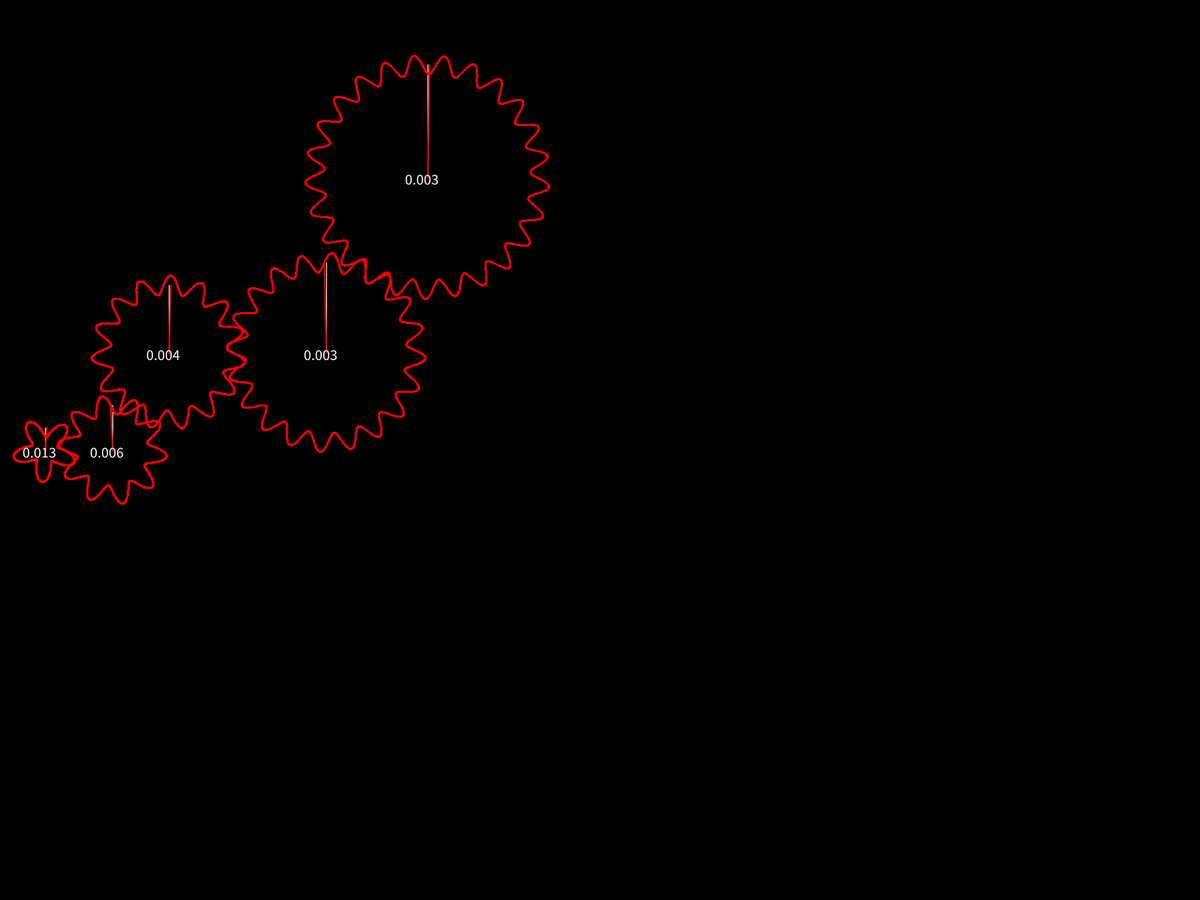
Frame 1 (no input)
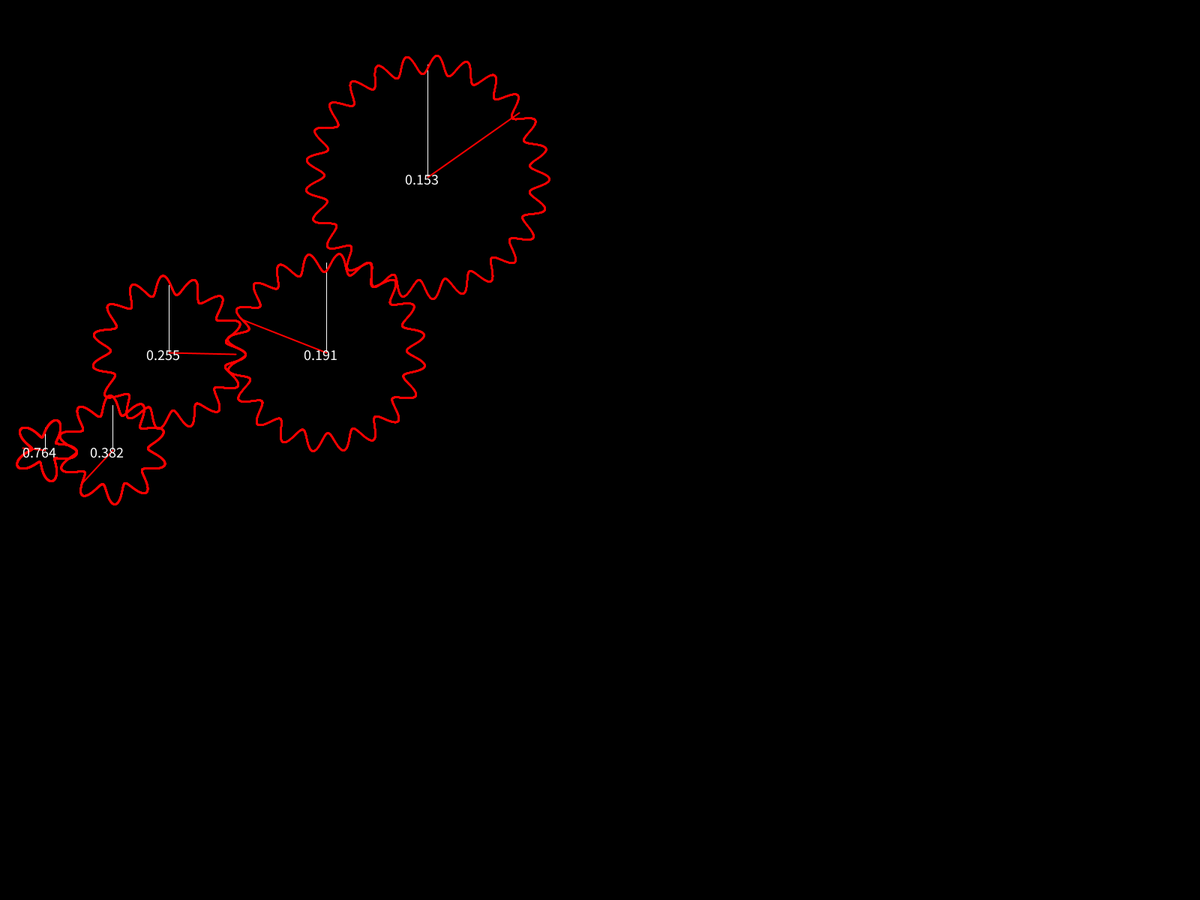
Frame 60 (the mouse pressed at the canvas centre just before this capture)
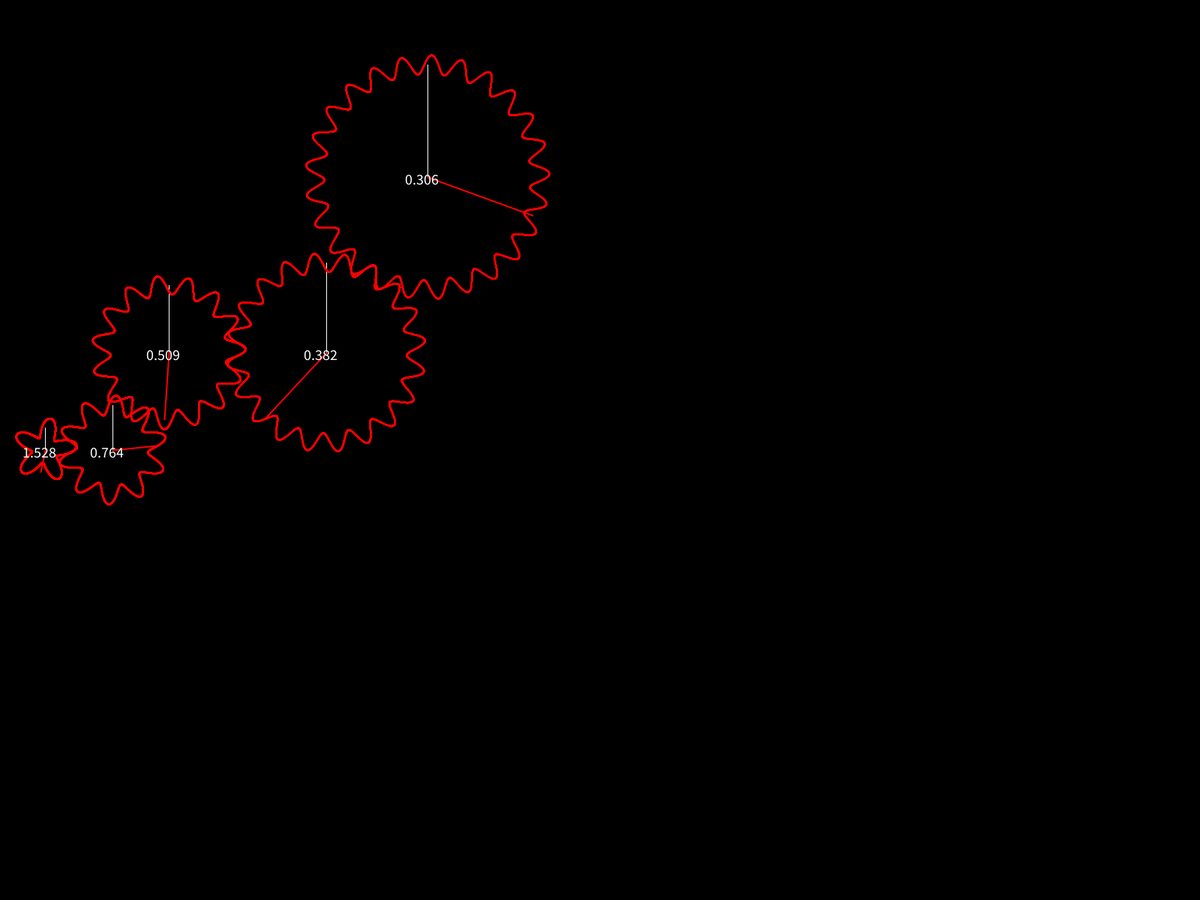
Frame 120 (the mouse held since frame 60 and released just before this capture)

The Processing sketch that drew these frames (run headless with seeded random() and noise(); from frame 60 on, the mouse is pressed at the canvas centre):

// Processing sketch: Gears
// ── Gears.pde
int cont = 0;
float velocidadePrincipal = 0.08;
float raioPrincipal = 30;

Gear[] engrenagem = new Gear[5];

void setup()
{
  //size(800,800);
  fullScreen();
  //                      dentes,index
  engrenagem[0] = new Gear(  5 ,  0 );
  engrenagem[1] = new Gear(  10 ,  1 );
  engrenagem[2] = new Gear(  15 ,  2 );
  engrenagem[3] = new Gear(  20 ,  3 );
  engrenagem[4] = new Gear(  25 ,  4 );
  
  engrenagem[0].posicao = new PVector(2*engrenagem[0].raio, height/2);
  
  for(int i=1; i<5; i++)
  {
    float distancia = engrenagem[i-1].raio + engrenagem[i].raio;
    float angulo = 5*PI/3 + (i%2)*PI/3;
    
    engrenagem[i].posicao = new PVector(engrenagem[i-1].posicao.x + distancia * cos(angulo),engrenagem[i-1].posicao.y + distancia * sin(angulo));
  }
}

void draw()
{
  background(0);
  
  for(int i=0; i<5; i++)
  {
    stroke(255,0,0);
    strokeWeight(2);
    engrenagem[i].update();
    engrenagem[i].draw();
  }
  
}
// ── Gear.pde
class Gear
{
  float dentes;
  float raio;
  float anguloRotacao;
  float velocidade;
  float voltas;
  PVector posicao;
  
  Gear(float dentes, int index)
  {
    this.dentes = dentes;
    this.voltas = 0;
    
    if(index == 0)
    {
      //this.anguloRotacao = 0;
      this.raio = raioPrincipal;
      this.velocidade = velocidadePrincipal;
    }
    else
    {
      // d1/r1 = d2/r2
      // r2 = d2/(d1/r1)
      this.raio = this.dentes / (engrenagem[0].dentes / engrenagem[0].raio);
      
      // d1*v1 = d2*v2
      // v2 = (d1*v1)/d2
      this.velocidade = - (engrenagem[index-1].dentes * engrenagem[index-1].velocidade) / this.dentes;
      
      //this.anguloRotacao = 0;
      //this.anguloTranslacao = map(index, 0, 3, 0, TWO_PI);
    }
    
    
  }
  
  void update()
  {
    this.anguloRotacao += this.velocidade;
    this.voltas += abs(this.velocidade/TWO_PI);
  }
  
  void draw()
  {
    translate(this.posicao.x, this.posicao.y);
    
    stroke(255);
    strokeWeight(1);
    line(0, 0, this.raio*cos(3*PI/2), this.raio*sin(3*PI/2));
    stroke(255, 0, 0);
    strokeWeight(2);
    
    rotate(this.anguloRotacao);
    
    for(float i=0; i<TWO_PI; i+=0.001)
    {
      float alturaDente = ((TWO_PI*this.raio)/this.dentes)/3;
      float raioCompleto = this.raio + alturaDente*sin(i*this.dentes);
      
      point(raioCompleto*cos(i), raioCompleto*sin(i));
    }
    
    line(0, 0, this.raio*cos(3*PI/2), this.raio*sin(3*PI/2));
    rotate(-this.anguloRotacao);
    
    textSize(20);
    text(this.voltas, -35, +10);
    
    translate(-this.posicao.x, -this.posicao.y);
    
  }
}
